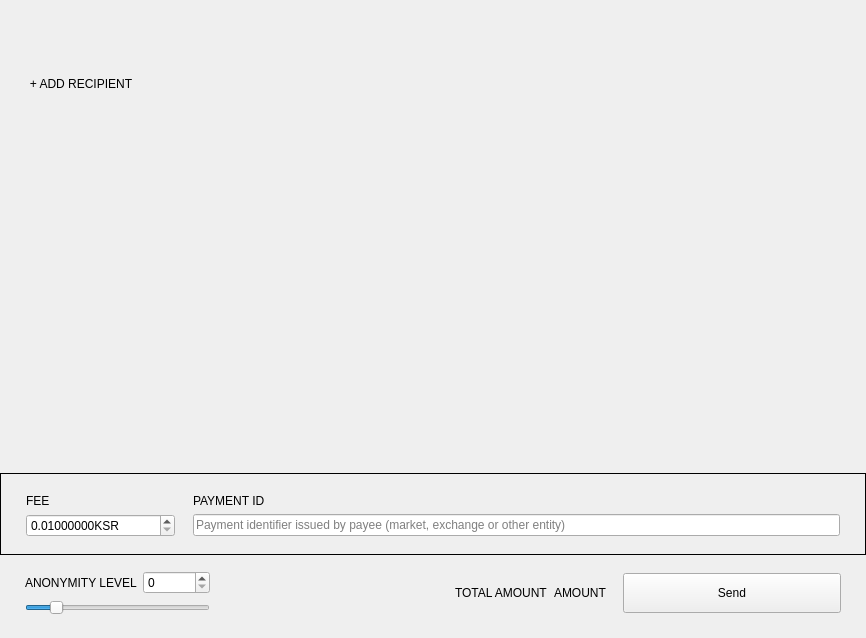
<?xml version="1.0" encoding="UTF-8"?>
<ui version="4.0">
 <class>SendFrame</class>
 <widget class="QFrame" name="SendFrame">
  <property name="geometry">
   <rect>
    <x>0</x>
    <y>0</y>
    <width>866</width>
    <height>638</height>
   </rect>
  </property>
  <property name="windowTitle">
   <string>Frame</string>
  </property>
  <property name="frameShape">
   <enum>QFrame::NoFrame</enum>
  </property>
  <property name="frameShadow">
   <enum>QFrame::Raised</enum>
  </property>
  <layout class="QVBoxLayout" name="verticalLayout">
   <property name="spacing">
    <number>5</number>
   </property>
   <property name="sizeConstraint">
    <enum>QLayout::SetDefaultConstraint</enum>
   </property>
   <property name="leftMargin">
    <number>0</number>
   </property>
   <property name="topMargin">
    <number>0</number>
   </property>
   <property name="rightMargin">
    <number>0</number>
   </property>
   <property name="bottomMargin">
    <number>0</number>
   </property>
   <item>
    <widget class="WalletGui::ResizableScrollArea" name="m_sendScrollarea">
     <property name="enabled">
      <bool>true</bool>
     </property>
     <property name="sizePolicy">
      <sizepolicy hsizetype="MinimumExpanding" vsizetype="Preferred">
       <horstretch>0</horstretch>
       <verstretch>0</verstretch>
      </sizepolicy>
     </property>
     <property name="autoFillBackground">
      <bool>false</bool>
     </property>
     <property name="styleSheet">
      <string notr="true"/>
     </property>
     <property name="frameShape">
      <enum>QFrame::NoFrame</enum>
     </property>
     <property name="sizeAdjustPolicy">
      <enum>QAbstractScrollArea::AdjustToContents</enum>
     </property>
     <property name="widgetResizable">
      <bool>true</bool>
     </property>
     <widget class="QWidget" name="scrollAreaWidgetContents">
      <property name="geometry">
       <rect>
        <x>0</x>
        <y>0</y>
        <width>866</width>
        <height>69</height>
       </rect>
      </property>
      <property name="sizePolicy">
       <sizepolicy hsizetype="Preferred" vsizetype="Preferred">
        <horstretch>0</horstretch>
        <verstretch>0</verstretch>
       </sizepolicy>
      </property>
      <property name="styleSheet">
       <string notr="true"/>
      </property>
      <layout class="QVBoxLayout" name="m_transfersLayout">
       <property name="spacing">
        <number>0</number>
       </property>
       <property name="sizeConstraint">
        <enum>QLayout::SetNoConstraint</enum>
       </property>
       <property name="leftMargin">
        <number>0</number>
       </property>
       <property name="topMargin">
        <number>0</number>
       </property>
       <property name="rightMargin">
        <number>0</number>
       </property>
       <property name="bottomMargin">
        <number>0</number>
       </property>
      </layout>
     </widget>
    </widget>
   </item>
   <item>
    <layout class="QHBoxLayout" name="horizontalLayout_2">
     <property name="spacing">
      <number>0</number>
     </property>
     <item>
      <spacer name="horizontalSpacer_3">
       <property name="orientation">
        <enum>Qt::Horizontal</enum>
       </property>
       <property name="sizeType">
        <enum>QSizePolicy::Fixed</enum>
       </property>
       <property name="sizeHint" stdset="0">
        <size>
         <width>25</width>
         <height>20</height>
        </size>
       </property>
      </spacer>
     </item>
     <item>
      <widget class="WalletGui::WalletNormalLinkLikeButton" name="m_addRecipientButton">
       <property name="cursor">
        <cursorShape>PointingHandCursor</cursorShape>
       </property>
       <property name="focusPolicy">
        <enum>Qt::NoFocus</enum>
       </property>
       <property name="text">
        <string>+ ADD RECIPIENT</string>
       </property>
       <property name="flat">
        <bool>true</bool>
       </property>
      </widget>
     </item>
     <item>
      <spacer name="horizontalSpacer_2">
       <property name="orientation">
        <enum>Qt::Horizontal</enum>
       </property>
       <property name="sizeHint" stdset="0">
        <size>
         <width>478</width>
         <height>17</height>
        </size>
       </property>
      </spacer>
     </item>
    </layout>
   </item>
   <item>
    <spacer name="verticalSpacer_2">
     <property name="orientation">
      <enum>Qt::Vertical</enum>
     </property>
     <property name="sizeType">
      <enum>QSizePolicy::MinimumExpanding</enum>
     </property>
     <property name="sizeHint" stdset="0">
      <size>
       <width>20</width>
       <height>20</height>
      </size>
     </property>
    </spacer>
   </item>
   <item>
    <widget class="QFrame" name="m_sendFeeFrame">
     <property name="frameShape">
      <enum>QFrame::Box</enum>
     </property>
     <property name="frameShadow">
      <enum>QFrame::Plain</enum>
     </property>
     <layout class="QGridLayout" name="gridLayout_2">
      <property name="leftMargin">
       <number>25</number>
      </property>
      <property name="topMargin">
       <number>20</number>
      </property>
      <property name="rightMargin">
       <number>25</number>
      </property>
      <property name="bottomMargin">
       <number>17</number>
      </property>
      <property name="horizontalSpacing">
       <number>18</number>
      </property>
      <item row="0" column="0">
       <widget class="WalletGui::WalletNormalGrayTextLabel" name="label_3">
        <property name="text">
         <string>FEE</string>
        </property>
       </widget>
      </item>
      <item row="0" column="1">
       <widget class="WalletGui::WalletNormalGrayTextLabel" name="m_paymentIdTextLabel">
        <property name="text">
         <string>PAYMENT ID</string>
        </property>
       </widget>
      </item>
      <item row="1" column="0">
       <widget class="QDoubleSpinBox" name="m_feeSpin">
        <property name="buttonSymbols">
         <enum>QAbstractSpinBox::UpDownArrows</enum>
        </property>
        <property name="suffix">
         <string notr="true">KSR</string>
        </property>
        <property name="decimals">
         <number>8</number>
        </property>
        <property name="minimum">
         <double>0.010000000000000</double>
        </property>
        <property name="maximum">
         <double>999999999.000000000000000</double>
        </property>
        <property name="singleStep">
         <double>0.010000000000000</double>
        </property>
        <property name="value">
         <double>0.010000000000000</double>
        </property>
       </widget>
      </item>
      <item row="1" column="1">
       <widget class="WalletGui::ClearableLineEdit" name="m_paymentIdEdit">
        <property name="styleSheet">
         <string notr="true">[errorState=&quot;true&quot;] {
  border-color: #ef3131;
}</string>
        </property>
        <property name="placeholderText">
         <string>Payment identifier issued by payee (market, exchange or other entity)</string>
        </property>
       </widget>
      </item>
     </layout>
    </widget>
   </item>
   <item>
    <widget class="QFrame" name="m_mixinFrame">
     <property name="frameShape">
      <enum>QFrame::NoFrame</enum>
     </property>
     <property name="frameShadow">
      <enum>QFrame::Raised</enum>
     </property>
     <layout class="QGridLayout" name="gridLayout">
      <property name="leftMargin">
       <number>25</number>
      </property>
      <property name="topMargin">
       <number>11</number>
      </property>
      <property name="rightMargin">
       <number>25</number>
      </property>
      <property name="bottomMargin">
       <number>23</number>
      </property>
      <item row="0" column="2" rowspan="2">
       <widget class="QLabel" name="label">
        <property name="text">
         <string/>
        </property>
       </widget>
      </item>
      <item row="0" column="5" rowspan="2">
       <widget class="WalletGui::WalletExtraNormalBlackTextLabel" name="m_totalAmountLabel">
        <property name="text">
         <string>AMOUNT</string>
        </property>
        <property name="indent">
         <number>0</number>
        </property>
       </widget>
      </item>
      <item row="0" column="1">
       <widget class="QSpinBox" name="m_mixinSpin">
        <property name="maximum">
         <number>999999999</number>
        </property>
       </widget>
      </item>
      <item row="0" column="3" rowspan="2">
       <spacer name="horizontalSpacer">
        <property name="orientation">
         <enum>Qt::Horizontal</enum>
        </property>
        <property name="sizeType">
         <enum>QSizePolicy::Expanding</enum>
        </property>
        <property name="sizeHint" stdset="0">
         <size>
          <width>298</width>
          <height>20</height>
         </size>
        </property>
       </spacer>
      </item>
      <item row="1" column="0" colspan="2">
       <widget class="QSlider" name="m_mixinSlider">
        <property name="maximumSize">
         <size>
          <width>16777215</width>
          <height>16777215</height>
         </size>
        </property>
        <property name="maximum">
         <number>50</number>
        </property>
        <property name="pageStep">
         <number>1</number>
        </property>
        <property name="value">
         <number>7</number>
        </property>
        <property name="tracking">
         <bool>false</bool>
        </property>
        <property name="orientation">
         <enum>Qt::Horizontal</enum>
        </property>
       </widget>
      </item>
      <item row="0" column="7" rowspan="2">
       <widget class="WalletGui::WalletLargeBlueButton" name="m_sendButton">
        <property name="sizePolicy">
         <sizepolicy hsizetype="Fixed" vsizetype="Fixed">
          <horstretch>0</horstretch>
          <verstretch>0</verstretch>
         </sizepolicy>
        </property>
        <property name="minimumSize">
         <size>
          <width>218</width>
          <height>40</height>
         </size>
        </property>
        <property name="maximumSize">
         <size>
          <width>218</width>
          <height>40</height>
         </size>
        </property>
        <property name="focusPolicy">
         <enum>Qt::NoFocus</enum>
        </property>
        <property name="text">
         <string>Send</string>
        </property>
       </widget>
      </item>
      <item row="0" column="4" rowspan="2">
       <widget class="WalletGui::WalletNormalGrayTextLabel" name="label_2">
        <property name="text">
         <string>TOTAL AMOUNT</string>
        </property>
       </widget>
      </item>
      <item row="0" column="0">
       <widget class="WalletGui::WalletNormalGrayTextLabel" name="m_mixinTextLabel">
        <property name="text">
         <string>ANONYMITY LEVEL</string>
        </property>
       </widget>
      </item>
      <item row="0" column="6" rowspan="2">
       <spacer name="horizontalSpacer_4">
        <property name="orientation">
         <enum>Qt::Horizontal</enum>
        </property>
        <property name="sizeType">
         <enum>QSizePolicy::Fixed</enum>
        </property>
        <property name="sizeHint" stdset="0">
         <size>
          <width>10</width>
          <height>20</height>
         </size>
        </property>
       </spacer>
      </item>
     </layout>
    </widget>
   </item>
  </layout>
 </widget>
 <customwidgets>
  <customwidget>
   <class>WalletGui::WalletNormalGrayTextLabel</class>
   <extends>QLabel</extends>
   <header>Gui/Common/WalletTextLabel.h</header>
  </customwidget>
  <customwidget>
   <class>WalletGui::WalletLargeBlueButton</class>
   <extends>QPushButton</extends>
   <header>Gui/Common/WalletBlueButton.h</header>
  </customwidget>
  <customwidget>
   <class>WalletGui::ClearableLineEdit</class>
   <extends>QLineEdit</extends>
   <header>Gui/Common/ClearableLineEdit.h</header>
  </customwidget>
  <customwidget>
   <class>WalletGui::ResizableScrollArea</class>
   <extends>QScrollArea</extends>
   <header>Gui/Common/ResizableScrollArea.h</header>
   <container>1</container>
  </customwidget>
  <customwidget>
   <class>WalletGui::WalletNormalLinkLikeButton</class>
   <extends>QPushButton</extends>
   <header>Gui/Common/WalletLinkLikeButton.h</header>
  </customwidget>
  <customwidget>
   <class>WalletGui::WalletExtraNormalBlackTextLabel</class>
   <extends>QLabel</extends>
   <header>Gui/Common/WalletTextLabel.h</header>
  </customwidget>
 </customwidgets>
 <tabstops>
  <tabstop>m_paymentIdEdit</tabstop>
  <tabstop>m_mixinSlider</tabstop>
  <tabstop>m_sendScrollarea</tabstop>
 </tabstops>
 <resources/>
 <connections>
  <connection>
   <sender>m_sendButton</sender>
   <signal>clicked()</signal>
   <receiver>SendFrame</receiver>
   <slot>sendClicked()</slot>
   <hints>
    <hint type="sourcelabel">
     <x>53</x>
     <y>561</y>
    </hint>
    <hint type="destinationlabel">
     <x>432</x>
     <y>294</y>
    </hint>
   </hints>
  </connection>
  <connection>
   <sender>m_mixinSlider</sender>
   <signal>valueChanged(int)</signal>
   <receiver>SendFrame</receiver>
   <slot>mixinValueChanged(int)</slot>
   <hints>
    <hint type="sourcelabel">
     <x>221</x>
     <y>520</y>
    </hint>
    <hint type="destinationlabel">
     <x>432</x>
     <y>294</y>
    </hint>
   </hints>
  </connection>
  <connection>
   <sender>m_addRecipientButton</sender>
   <signal>clicked()</signal>
   <receiver>SendFrame</receiver>
   <slot>addRecipientClicked()</slot>
   <hints>
    <hint type="sourcelabel">
     <x>78</x>
     <y>414</y>
    </hint>
    <hint type="destinationlabel">
     <x>432</x>
     <y>294</y>
    </hint>
   </hints>
  </connection>
  <connection>
   <sender>m_paymentIdEdit</sender>
   <signal>textChanged(QString)</signal>
   <receiver>SendFrame</receiver>
   <slot>validatePaymentId(QString)</slot>
   <hints>
    <hint type="sourcelabel">
     <x>538</x>
     <y>521</y>
    </hint>
    <hint type="destinationlabel">
     <x>432</x>
     <y>318</y>
    </hint>
   </hints>
  </connection>
  <connection>
   <sender>m_mixinSpin</sender>
   <signal>valueChanged(int)</signal>
   <receiver>SendFrame</receiver>
   <slot>mixinValueChanged(int)</slot>
   <hints>
    <hint type="sourcelabel">
     <x>201</x>
     <y>575</y>
    </hint>
    <hint type="destinationlabel">
     <x>432</x>
     <y>318</y>
    </hint>
   </hints>
  </connection>
 </connections>
 <slots>
  <slot>sendClicked()</slot>
  <slot>clearAllClicked()</slot>
  <slot>addRecipientClicked()</slot>
  <slot>mixinValueChanged(int)</slot>
  <slot>validatePaymentId(QString)</slot>
 </slots>
</ui>
